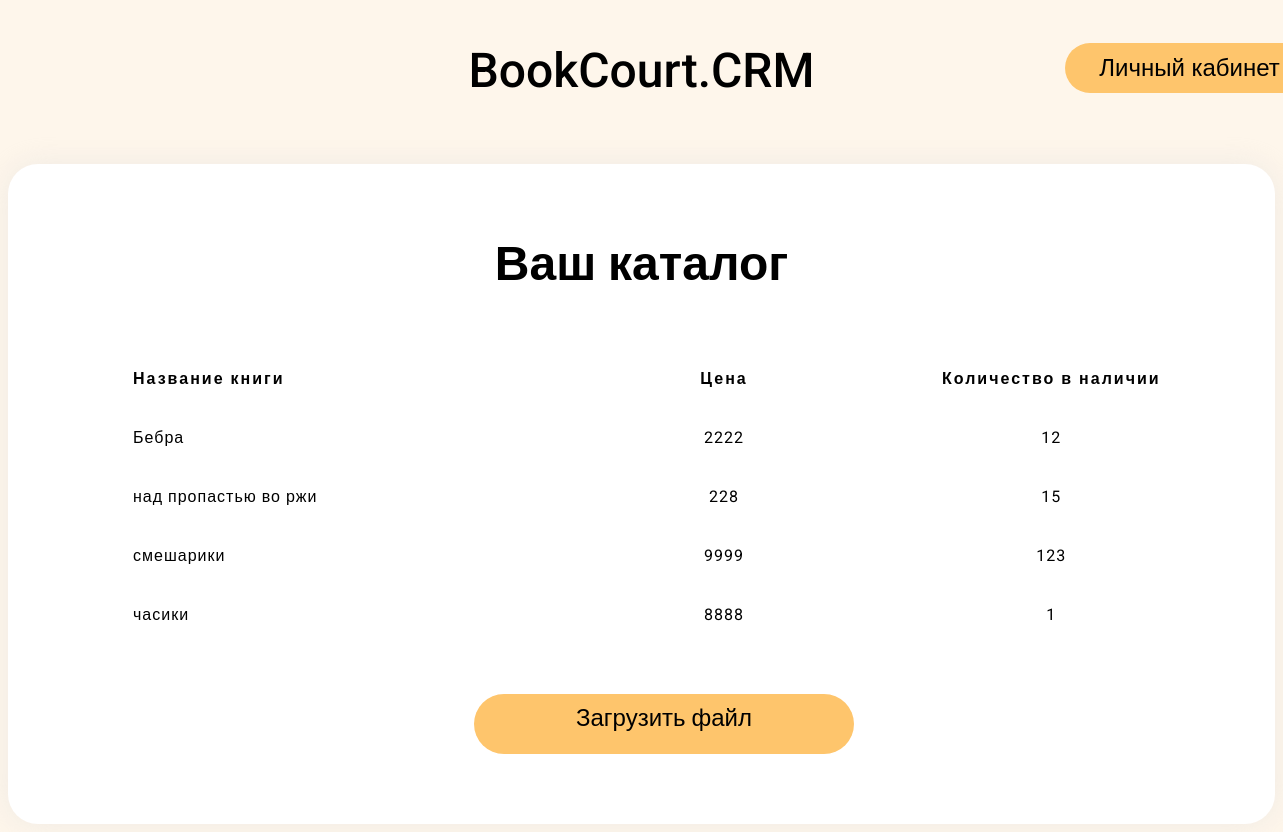
/database/, run on an earlier commit of the app's database.
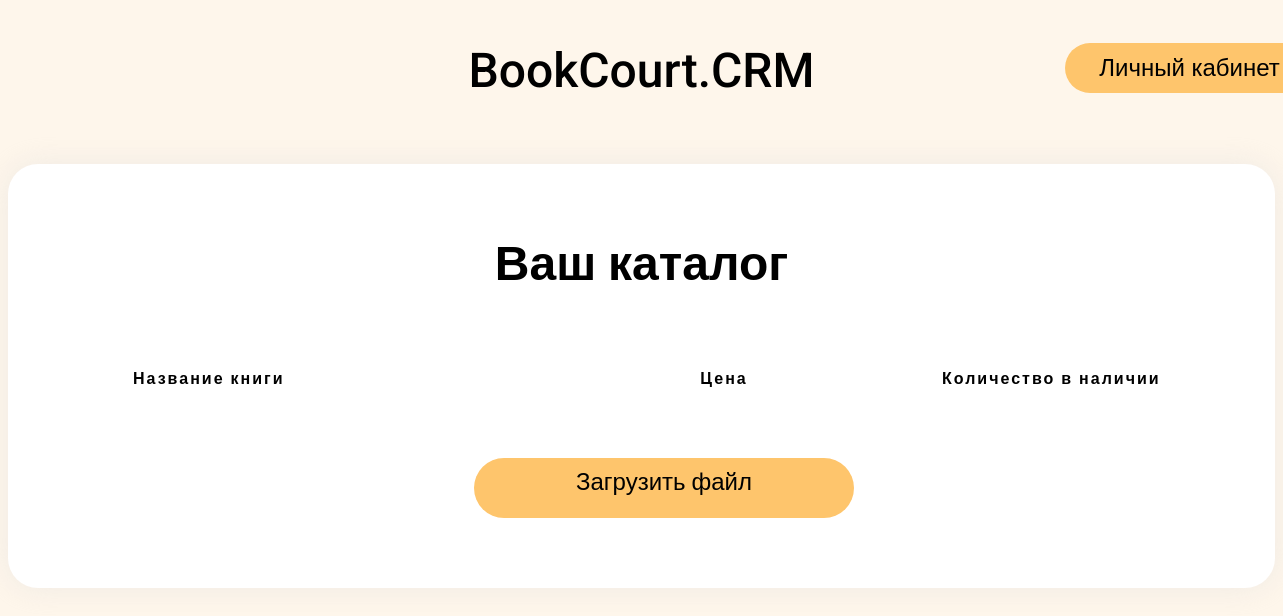
And on a later commit of the database.
### database/models.py (models this page shows, shortened)
class Books(models.Model):
    title = models.CharField('Название', max_length=250)
    date = models.IntegerField('Год')
    author = models.CharField('Автор', max_length=100)
    genre = models.CharField('Жанр', max_length=100)
    count_of_pages = models.IntegerField('Количество страниц')
    price = models.IntegerField('Цена')
    in_stock = models.IntegerField('В наличии')
    review = models.TextField('Описание', max_length=10000)

### database/views.py (the view, shortened to what this page needs)
# urls.py: path('', views.katalog, name='katalog'),
def katalog(request):
    database = Books.objects.all()
    return render(request, 'database/katalog.html', {'database': database})

### database/templates/database/katalog.html (shortened to what this page needs)
{% load static %}
<!DOCTYPE html>
<html lang="en">
<head>
  <link rel="stylesheet" href="{% static 'main/css/katalog.css' %}">
</head>
<body>
  <header>
    <div class="logo">BookCourt.CRM</div>
    <div>
      <button class="user-profile"><a href="{% url 'profile' %}" class="text">Личный кабинет</a></button>
    </div>
  </header>
  <main>
    <div class="book-container">
      <h1 class="form-title">Ваш каталог</h1>
      <div class="wrapper">
        <table>
          <thead>
            <th>Название книги</th>
            <th>Цена</th>
            <th>Количество в наличии</th>
          </thead>
          <tbody>
            {% for item in database %}
              <tr>
                <td class="title">{{ item.title }}</td>
                <td class="price">{{ item.price }}</td>
                <td class="stock">{{ item.in_stock }}</td>
              </tr>
            {% endfor %}
          </tbody>
        </table>
        <form method="post"  enctype="multipart/form-data">
          <div class="file-uppend">
            <label for="catalog"><div>Загрузить файл</div>
              <div class="inputik">
                <input type="file" accept=".xlsx,.cvs" id="catalog" onchange="form.submit()" required name="file"><br>
              </div>
            </label>
          </div>
        </form>
    </div>
  </main>
</body>
</html>

What changed in the data, as far as the page shows it:
removed Books: title "Бебра", price "2222", in_stock "12"
removed Books: title "над пропастью во ржи", price "228", in_stock "15"
removed Books: title "смешарики", price "9999", in_stock "123"
removed Books: title "часики", price "8888", in_stock "1"
